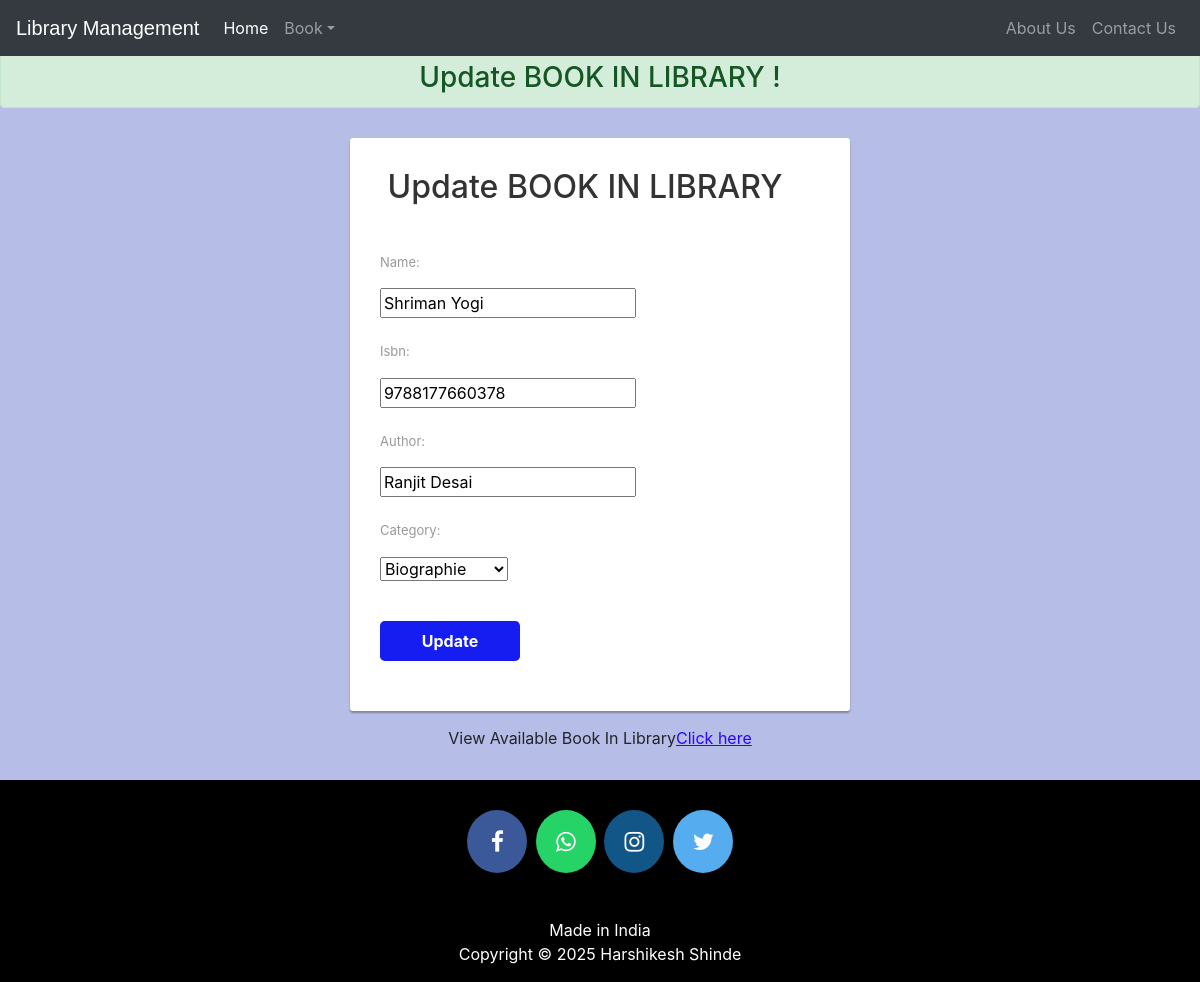
Screenshot of /updatebook/5/ with the database file from the repository.
### library/models.py (models this page shows, shortened)
class Book(models.Model):
    catchoice= [
        ('education', 'Education'),
        ('entertainment', 'Entertainment'),
        ('comics', 'Comics'),
        ('biography', 'Biographie'),
        ('history', 'History'),
        ]
    name=models.CharField(max_length=30)
    isbn=models.PositiveIntegerField()
    author=models.CharField(max_length=40)
    category=models.CharField(max_length=30,choices=catchoice,default='education')

### library/views.py (the view)
# urls.py: path('updatebook/<int:id>/',views.updatebook_view, name='updatebook'),
def updatebook_view(request, id):
    book = get_object_or_404(Book,id=id)
    form = forms.BookForm(instance=book)
    if request.method=='POST':
        form = forms.BookForm(request.POST, instance=book)
        if form.is_valid():
            form.save()
            return HttpResponseRedirect('/viewbook')
    return render(request, 'library/updatebook.html',{'form':form})

### library/forms.py
class BookForm(forms.ModelForm):
    class Meta:
        model=models.Book
        fields=['name','isbn','author','category']

### templates/library/updatebook.html (shortened to what this page needs)
<!DOCTYPE html>
<html lang="en" dir="ltr">
  <head>
    <link rel="stylesheet" href="https://stackpath.bootstrapcdn.com/bootstrap/4.3.1/css/bootstrap.min.css">
    <link rel="stylesheet" href="https://maxcdn.bootstrapcdn.com/font-awesome/4.7.0/css/font-awesome.min.css">
  </head>
  <body style="background-color:#b6bde7;">
    {% include "library/navbaradmin.html" %}
    <br>
    <br>
<center><h3 style=" margin-bottom: 0px;"class = 'alert alert-success'>Update BOOK IN LIBRARY !</h3></center>
    <div class="signup-form">
        <form  method="post" class="form-horizontal">
    			<center><h2>Update BOOK IN LIBRARY</h2></center>
            {% for field in form %}
            <div class="form-group">
              <label class="control-label col-xs-4">{{ field.label_tag }}</label>
              <div class="col-xs-8">
              {{ field }}
               </div>
            </div>
            {% endfor %}
    		<div class="form-group">
    			<div class="col-xs-8 col-xs-offset-4">
            <button type="submit" class="btn btn-primary btn-lg">Update</button>
    			</div>
    		</div>
        </form>
    	<div class="text-center">View Available Book In Library<a href="viewbook">Click here</a></div>
    </div>
    {% include "library/footer.html" %}
  </body>
</html>

### templates/library/updatebook.html (style rules this page uses)
body { color: #aa082e; background-color: : #b6bde7 !important; font-family: 'Roboto', sans-serif; }
.form-control, .btn { border-radius: 3px; }
.signup-form { width: 500px; margin: 0 auto; padding: 30px 0; }
.signup-form h2 { color: #333; margin: 0 0 30px 0; display: inline-block; padding: 0 30px 10px 0; border-bottom: 3px solid #ffffff; }
.signup-form form { color: #999; border-radius: 3px; margin-bottom: 15px; background: #fff; box-shadow: 0px 2px 2px rgba(0, 0, 0, 0.3); padding: 30px; }
.signup-form .form-group { margin-bottom: 20px; }
.signup-form label { font-weight: normal; font-size: 13px; }
.signup-form .btn { font-size: 16px; font-weight: bold; background: #161df0; border: none; margin-top: 20px; min-width: 140px; }
.signup-form a { color: #2b04ff; text-decoration: underline; }

### rows the page displays
Book: form "Shriman Yogi" "9788177660378" "Ranjit Desai" "Biographie"

### other values shown
{{ field.label_tag }} "Name:" "Isbn:" "Author:" "Category:"
